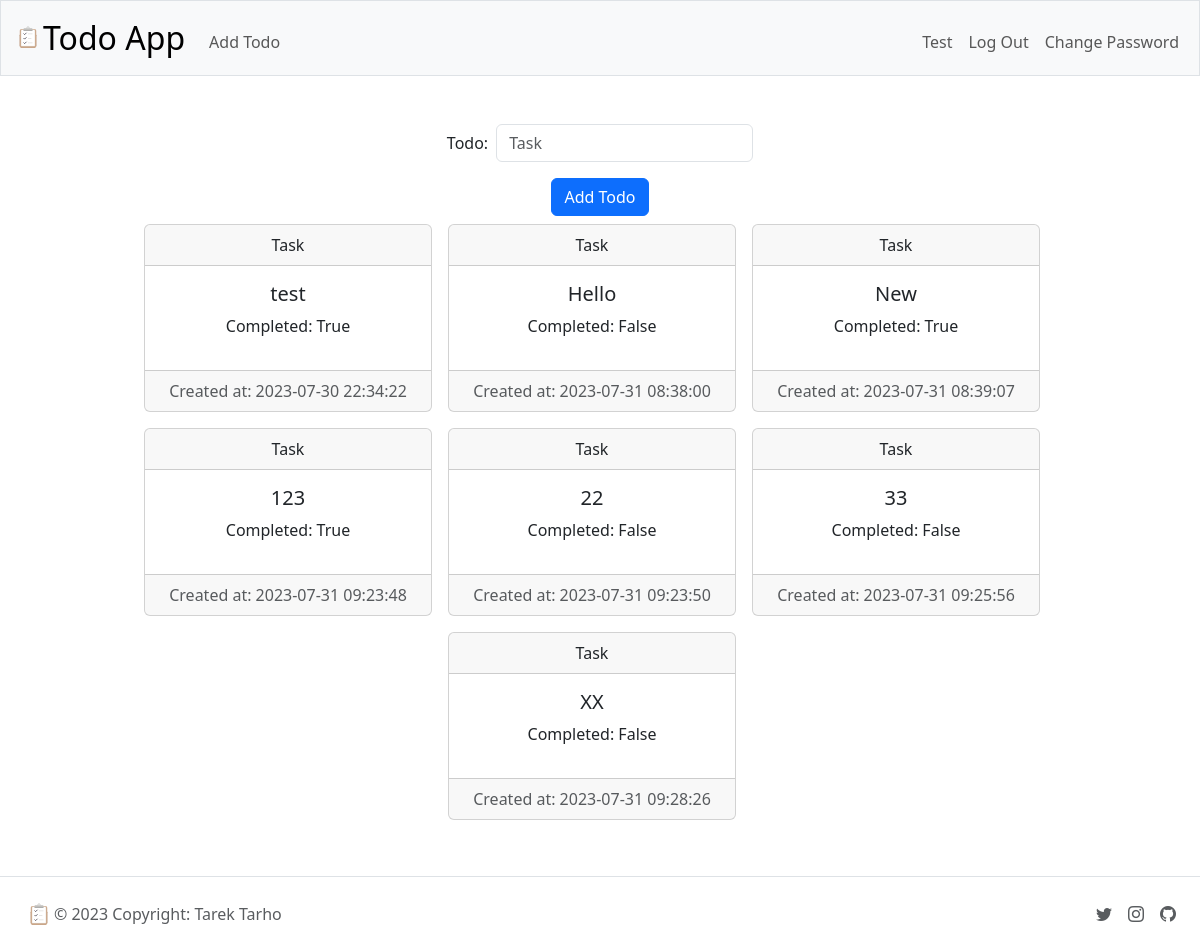
Page /todos (signed in) on the committed database.
### tables this page shows
CREATE TABLE todos 
                (id INTEGER PRIMARY KEY, user_id INTEGER NOT NULL, 
                task TEXT NOT NULL, completed BOOLEAN NOT NULL, created_at TIMESTAMP DEFAULT CURRENT_TIMESTAMP, 
                FOREIGN KEY (user_id) REFERENCES users (id));

### routes/todo_routes.py (the view)
@todo_bp.route('/todos', methods=['GET'])
def get_todos():
    todos = db.execute(
        "SELECT * FROM todos WHERE user_id = :user_id",
        user_id=session["user_id"],
    )
    for todo in todos:
        todo['completed'] = bool(todo['completed'])
    return render_template("addTodo.html", todos=todos)

### app.py (called while the page is built)
@app.after_request
def after_request(response):
    response.headers["Cache-Control"] = "no-cache, no-store, must-revalidate"
    response.headers["Expires"] = 0
    response.headers["Pragma"] = "no-cache"
    return response

### templates/addTodo.html (shortened to what this page needs)
{% extends "layout.html" %}
{% block main %}
<div class="container-fluid d-flex justify-content-center flex-column align-items-center">
    <form action="{{ url_for('todo.get_todos') }}" method="post">
        <div class="container-fluid d-flex flex-row justify-content-center align-items-center">
            <div class="mb-3 pe-2">
                <label for="task" class="mx-auto w-auto"> Todo: </label>
            </div>
            <div class="mb-3">
                <input class="form-control mx-auto w-auto" id="task" name="task" placeholder="Task" type="text">
            </div>
        </div>
        <button class="btn btn-primary" type="submit">Add Todo</button>
    </form>
    {% if todos %}
    <div class="p-2 d-flex align-items-center w-100 flex-wrap flex-row justify-content-center">
        {% for todo in todos %}
        <div class="card mb-3 me-3" style="width: 18rem;">
            <div class="card-header">
                Task
              </div>
            <div class="card-body">
              <h5 class="card-title">{{ todo.task }}</h5>
              <p class="card-text">Completed: {{todo.completed}}</p>
            </div>
            <div class="card-footer text-body-secondary">
                Created at: {{ todo.created_at }}
              </div>
          </div>
        {% endfor %}
    </div>
    {% endif %}
</div>
{% endblock %}

### templates/layout.html (shortened to what this page needs)
<!DOCTYPE html>
<html lang="en">
    <head>
        <link href="https://cdn.jsdelivr.net/npm/bootstrap@5.3.1/dist/css/bootstrap.min.css" rel="stylesheet">
        <link rel="stylesheet" href="https://cdn.jsdelivr.net/npm/bootstrap-icons@1.10.5/font/bootstrap-icons.css">
        <link href="/static/styles.css" rel="stylesheet">
    </head>
    <body>
        <nav class="bg-light border navbar navbar-expand-md navbar-light">
            <div class="container-fluid">
                <a class="navbar-brand" href="/">
                    <img src="/static/todo_icon.svg" alt="Logo" width="30" height="24" class="d-inline-block align-text-top">
                    Todo App
                  </a>
                <div class="collapse navbar-collapse" id="navbar">
                    {% if session["user_id"] %}
                        <ul class="navbar-nav me-auto mt-2">
                            <li class="nav-item"><a class="nav-link" href="/todos">Add Todo</a></li>
                        </ul>
                        <ul class="navbar-nav ms-auto mt-2">
                            <li class="nav-item"><a class="nav-link" href="/todos">{{ session["username"] | capitalize }}</a></li>
                            <li class="nav-item"><a class="nav-link" href="/logout">Log Out</a></li>
                            <li class="nav-item"><a class="nav-link" href="/update-password">Change Password</a></li>
                        </ul>
                    {% else %}
                        <ul class="navbar-nav ms-auto mt-2">
                            <li class="nav-item"><a class="nav-link" href="/register">Register</a></li>
                            <li class="nav-item"><a class="nav-link" href="/login">Log In</a></li>
                        </ul>
                    {% endif %}
                </div>
            </div>
        </nav>
        <main class="container-fluid py-5 text-center">
            {% block main %}{% endblock %}
        </main>
        <footer class="d-flex align-items-center justify-content-between border-top p-4">
            <div class="col-md-4 d-flex align-items-center">
              <a href="/">
                <img src="/static/todo_icon.svg" alt="Logo" width="30" height="24"/>
              </a>
              <span class="text-muted">© 2023 Copyright: Tarek Tarho</span>
            </div>
            <ul class="nav col-md-4 justify-content-end align-items-center list-unstyled d-flex">
              <li class="ms-3"><a class="text-muted" href="#"><i class="bi bi-twitter"></i></a></li>
              <li class="ms-3"><a class="text-muted" href="#"><i class="bi bi-instagram"></i></use></svg></a></li>
              <li class="ms-3"><a class="text-muted" href="#"><i class="bi bi-github"></i></a></li>
            </ul>
          </footer>
    </body>
</html>

### static/styles.css (style rules this page uses)
nav .navbar-brand { font-size: xx-large; display: flex; align-items: center; }
main { height:100vh; }

### rows in the picture
todos: username "Test", task "test", completed "True", created_at "2023-07-30 22:34:22"
todos: task "Hello", completed "False", created_at "2023-07-31 08:38:00"
todos: task "New", completed "True", created_at "2023-07-31 08:39:07"
todos: task "123", completed "True", created_at "2023-07-31 09:23:48"
todos: task "22", completed "False", created_at "2023-07-31 09:23:50"
todos: task "33", completed "False", created_at "2023-07-31 09:25:56"
todos: task "XX", completed "False", created_at "2023-07-31 09:28:26"
